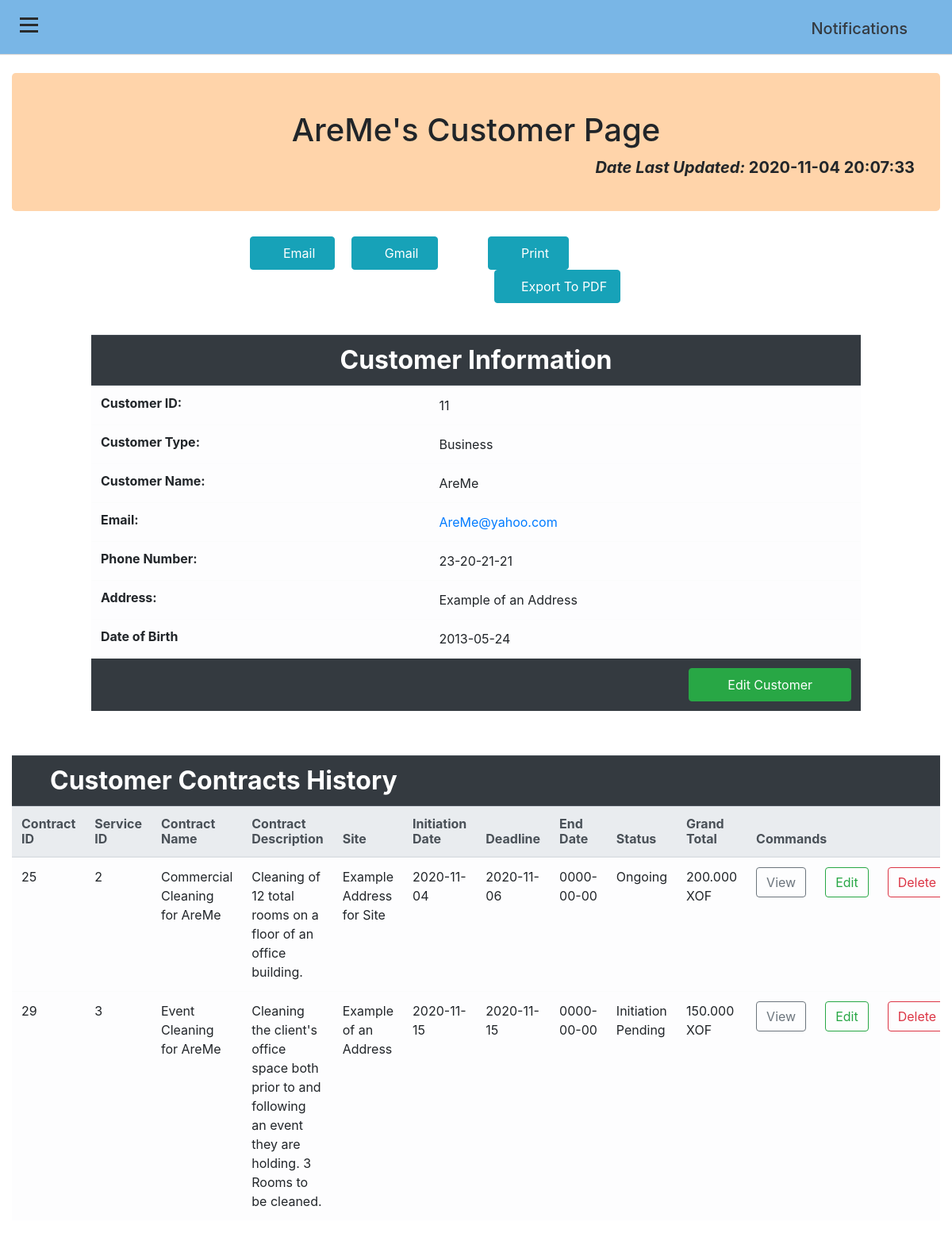
Page /viewcustomer.php?id=11 on the committed database.
### tables this page shows
CREATE TABLE `customers` (
  `customerID` int(11) NOT NULL,
  `customerType` enum('Business','Individual','','') NOT NULL,
  `fullName` varchar(350) NOT NULL,
  `email` varchar(200) NOT NULL,
  `phoneNumber` varchar(50) NOT NULL,
  `addr` mediumtext NOT NULL,
  `DOB` date NOT NULL,
  `dateLastUpdated` datetime NOT NULL DEFAULT current_timestamp()
);

CREATE TABLE `contracts` (
  `contractID` int(11) NOT NULL,
  `customerID` int(11) NOT NULL,
  `serviceID` int(11) NOT NULL,
  `contractName` varchar(200) NOT NULL,
  `contractDesc` mediumtext DEFAULT NULL,
  `contractSite` mediumtext NOT NULL,
  `initiationDate` date NOT NULL,
  `deadline` date NOT NULL,
  `endDate` date DEFAULT NULL,
  `contractStatus` enum('Initiation Pending','Ongoing','Completed','') NOT NULL,
  `grandTotal` varchar(100) NOT NULL,
  `registryDate` datetime NOT NULL DEFAULT current_timestamp() ON UPDATE current_timestamp()
);

### viewcustomer.php (the view, shortened to what this page needs)
<?php
    include_once ('header.php');
    $connection = dbconnect();
    @$custID = $_SESSION["customerID"];
    $query = "SELECT * FROM customers WHERE customerID = '$custID'";
    $ret = mysqli_query($connection, $query);
    $row = mysqli_fetch_array($ret);
    $query2 = "SELECT * FROM contracts WHERE contracts.customerID='$custID'";
    $ret2 = mysqli_query($connection, $query2);
?>
<div class="page-content-wrapper">
<div class="container-fluid">
    <br>
    <div class="row">
        <div class="col-sm-12">
            <div class="jumbotron pt-5 pb-4" style="background-color: rgb(255,212,170);">
                <h1 class="text-center"><?php echo $row['fullName']."'s"; ?> Customer Page </h1>
                <p class="lead jumbo-content text-right font-weight-bold"><span class="font-italic">Date Last Updated:  </span><?php echo $row["dateLastUpdated"]; ?></p>
            </div>
        </div>
    </div>
    <div class="row">
        <div class="col-sm-3"></div>
        <div class="col-sm-3">
            <div class="a2a_kit a2a_kit_size_32 a2a_default_style">
                <a class="a2a_button_email"><button class="btn btn-info p-2 mr-2 pr-4 pl-4 d-print-none" role="button"><i class="fas fa-envelope"></i>&nbsp;Email</button></a>
                <a class="a2a_button_google_gmail"><button class="btn btn-info p-2 ml-2 pr-4 pl-4 d-print-none" role="button"><i class="fab fa-google"></i>&nbsp;Gmail</button></a>
            </div>
        </div>
        <div class="col-sm-3">
            <div class="a2a_kit a2a_kit_size_32 a2a_default_style">
                <a class="a2a_button_print"><button class="btn btn-info p-2 mr-2 pr-4 pl-4 d-print-none" role="button"><i class="fas fa-print"></i>&nbsp;Print</button></a>
                <a class="a2a_button_print"><button class="btn btn-info p-2 ml-2 pr-3 pl-3 d-print-none" role="button"><i class="far fa-file-pdf"></i>&nbsp;Export To PDF</button></a>
            </div>
        </div>
        <div class="col-sm-3"></div>
    </div>
    <br>
    <div class="row">
        <div class="col-sm-1"></div>
        <div class="col-sm-10">
            <div class="table-responsive">
                <table class="table table-hover table-light mt-3">
                    <tr>
                        <thead class="thead-dark h2 text-center">
                            <th colspan="2">Customer Information</th>
                        </thead>
                    </tr>
                    <tr>
                        <td class="font-weight-bold h6">Customer ID:</td>
                        <td><?php echo $row["customerID"]; ?></td>
                    </tr>
                    <tr>
                        <td class="font-weight-bold h6">Customer Type:</td>
                        <td><?php echo $row["customerType"]; ?></td>
                    </tr>
                    <tr>
                        <td class="font-weight-bold h6">Customer Name:</td>
                        <td><?php echo $row["fullName"]; ?></td>
                    </tr>
                    <tr>
                        <td class="font-weight-bold h6">Email:</td>
                        <td><a href="mailto:<?php echo $row["email"]?>"><?php echo $row["email"]; ?></a></td>
                    </tr>
                    <tr>
                        <td class="font-weight-bold h6">Phone Number:</td>
                        <td><?php echo $row["phoneNumber"]; ?></td>
                    </tr>
                    <tr>
                        <td class="font-weight-bold h6">Address:</td>
                        <td><?php echo $row["addr"]; ?></td>
                    </tr>
                    <tr>
                        <td class="font-weight-bold h6">Date of Birth </td>
                        <td><?php echo $row["DOB"]; ?></td>
                    </tr>
                    <tr>
                        <td colspan="3" class="text-right bg-dark d-print-none"><form method="POST" action="edit.php?id=<?php echo $custID; ?>"><input type="submit" class="btn btn-success p-2 pr-5 pl-5" id="<?php echo $custID; ?>" value="Edit Customer" name="editcustomer2"></form></td>
                    </tr>
                </table>
                <br>
            </div>
        </div>
        <div class="col-sm-1"></div>
    </div>
    <div class="row">
        <div class="col-sm-12">
            <div class="table-responsive">
            <table class="table table-light mt-3">
                <tr>
                    <thead class="thead-dark h2">
                        <th colspan="11" class="pl-5">Customer Contracts History</th>
                        <th colspan="2">
                        </th>
                    </thead>
                </tr>
                <tr>
                    <thead class="thead-light h6">
                        <th>Contract ID</th>
                        <th>Service ID</th>
                        <th>Contract Name</th>
                        <th>Contract Description</th>
                        <th>Site</th>
                        <th>Initiation Date</th>
                        <th>Deadline</th>
                        <th>End Date</th>
                        <th>Status</th>
                        <th>Grand Total</th>
                        <th colspan="3" class="d-print-none">Commands</th>
                    </thead>
                </tr>
                    <?php
                        while($row2 = mysqli_fetch_array($ret2)){
                    ?>
                <tr>
                    <td><?php echo $row2['contractID']; ?></td>
                    <td><?php echo $row2['serviceID']; ?></td>
                    <td><?php echo $row2['contractName']; ?></td>
                    <td><?php echo $row2['contractDesc']; ?></td>
                    <td><?php echo $row2['contractSite']; ?></td>
                    <td><?php echo $row2['initiationDate']; ?></td>
                    <td><?php echo $row2['deadline']; ?></td>
                    <td><?php echo $row2['endDate']; ?></td>
                    <td><?php echo $row2['contractStatus']; ?></td>
                    <td><?php echo $row2['grandTotal']; ?></td>
                    <td class="d-print-none"> <a href="viewcontract.php?id=<?php echo $row2['contractID']; ?>"><input type="button" class="btn btn-outline-secondary" value="View"></a></td>
                    <td class="d-print-none"><form method="POST" action="edit.php?id=<?php echo $row2['contractID']; ?>"><input type="submit" class="btn btn-outline-success" id="<?php echo $row2['contractID']; ?>" value="Edit" name="editcontract2"></form></td>
                    <td class="d-print-none"><form method="POST" action="delete.php?id=<?php echo $row2['contractID']; ?>"><input type="submit" class="btn btn-outline-danger" id="<?php echo $row2['contractID']; ?>" value="Delete" name="deletecontract2"></form></td>
                </tr>
                    <?php }  ?>
            </table>
            </div>
        </div>
    </div>
</div>
</div>

### css/style.css (style rules this page uses)
body { position: relative; overflow-x: hidden; }
body, html { height: 100%; }
.page-content-wrapper { width: 100%; transition: all 0.5s ease; }

### rows in the picture
customers: fullName "AreMe", dateLastUpdated "2020-11-04 20:07:33", customerID "11", customerType "Business", email "AreMe@yahoo.com", phoneNumber "23-20-21-21", addr "Example of an Address", DOB "2013-05-24"
contracts: contractID "25", serviceID "2", contractName "Commercial Cleaning for AreMe", contractDesc "Cleaning of 12 total rooms on a floor of an office building.", contractSite "Example Address for Site", initiationDate "2020-11-04", deadline "2020-11-06", endDate "0000-00-00", contractStatus "Ongoing", grandTotal "200.000 XOF"
contracts: contractID "29", serviceID "3", contractName "Event Cleaning for AreMe", contractDesc "Cleaning the client's office space both prior to and following an event they are holding. 3 Rooms to be cleaned.", contractSite "Example of an Address", initiationDate "2020-11-15", deadline "2020-11-15", endDate "0000-00-00", contractStatus "Initiation Pending", grandTotal "150.000 XOF"
